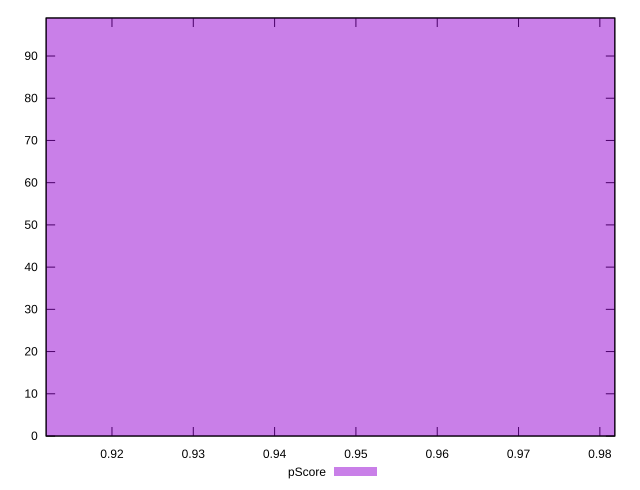

The gnuplot source for this figure:
reset

$pScore <<EOF
0.947059941856486 99
EOF

set key outside below
set boxwidth 0.07892166182137383
set xrange [0.9119035147238882:0.9818408984193125]
set yrange [0:99]
set trange [0:99]
set style fill transparent solid 0.5 noborder
set terminal svg size 640, 490 enhanced background rgb 'white'
set output "reports/report_00027_2021-02-24T12-40-31.850Z/dom-size/samples/card/pScore/histogram.svg"

plot $pScore title "pScore" with boxes

reset
